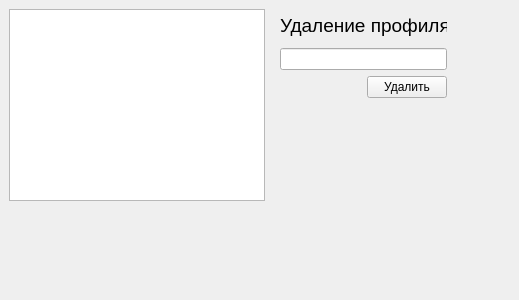
<?xml version="1.0" encoding="UTF-8"?>
<ui version="4.0">
 <class>DataBaseWindow</class>
 <widget class="QWidget" name="DataBaseWindow">
  <property name="geometry">
   <rect>
    <x>0</x>
    <y>0</y>
    <width>519</width>
    <height>300</height>
   </rect>
  </property>
  <property name="windowTitle">
   <string>Form</string>
  </property>
  <widget class="QTableView" name="database_table">
   <property name="geometry">
    <rect>
     <x>9</x>
     <y>9</y>
     <width>256</width>
     <height>192</height>
    </rect>
   </property>
   <property name="selectionBehavior">
    <enum>QAbstractItemView::SelectRows</enum>
   </property>
  </widget>
  <widget class="QWidget" name="layoutWidget">
   <property name="geometry">
    <rect>
     <x>280</x>
     <y>10</y>
     <width>167</width>
     <height>88</height>
    </rect>
   </property>
   <layout class="QGridLayout" name="gridLayout">
    <item row="0" column="0" colspan="2">
     <widget class="QLabel" name="label">
      <property name="text">
       <string>&lt;html&gt;&lt;head/&gt;&lt;body&gt;&lt;p&gt;&lt;span style=&quot; font-size:14pt;&quot;&gt;Удаление профиля&lt;/span&gt;&lt;/p&gt;&lt;/body&gt;&lt;/html&gt;</string>
      </property>
     </widget>
    </item>
    <item row="1" column="0" colspan="2">
     <widget class="QLineEdit" name="delete_profile">
      <property name="text">
       <string/>
      </property>
     </widget>
    </item>
    <item row="2" column="0">
     <spacer name="horizontalSpacer">
      <property name="orientation">
       <enum>Qt::Horizontal</enum>
      </property>
      <property name="sizeHint" stdset="0">
       <size>
        <width>40</width>
        <height>20</height>
       </size>
      </property>
     </spacer>
    </item>
    <item row="2" column="1">
     <widget class="QPushButton" name="delete_button">
      <property name="text">
       <string>Удалить</string>
      </property>
     </widget>
    </item>
   </layout>
  </widget>
 </widget>
 <resources/>
 <connections>
  <connection>
   <sender>delete_button</sender>
   <signal>clicked()</signal>
   <receiver>DataBaseWindow</receiver>
   <slot>OnDeleteButtonClicked()</slot>
   <hints>
    <hint type="sourcelabel">
     <x>405</x>
     <y>84</y>
    </hint>
    <hint type="destinationlabel">
     <x>259</x>
     <y>149</y>
    </hint>
   </hints>
  </connection>
 </connections>
 <slots>
  <slot>OnDeleteButtonClicked()</slot>
 </slots>
</ui>
